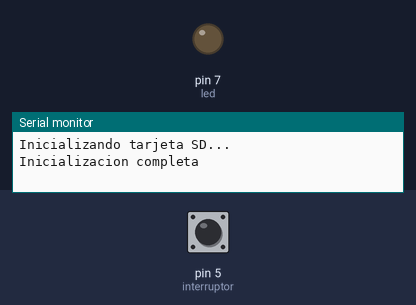
Bench run of a sketch on a simulated Arduino Uno, built with avr-gcc and run on an emulated ATmega328P. Parts: output pins drawn as LEDs (lit = HIGH), the last lines printed to the serial monitor. Dashed ring = blinking. The inputs (shaded band) are chosen by the test bench; at power-on: pin 5 (interruptor) LOW. Storage starts empty.

Above: at 1.2 s.
1.3 s: pin 5 (interruptor) pulled HIGH for 3.2 s
At 2.1 s:
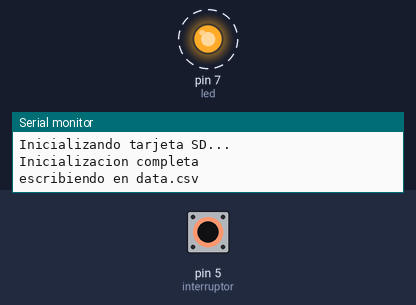
Timing chart, 0 to 6.8 s (numbered marks = the images above; inputs shaded):
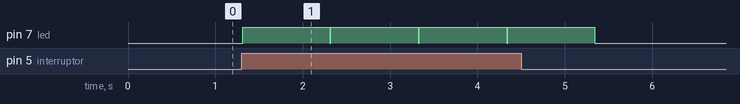

Measured:
- after the input at 1.3 s, pin 7 (led): alternates HIGH for 1.0 s and LOW for 0.01 s, 8 changes in all, then stays LOW, starting at once

The sketch:

sd_test.ino
```cpp
#include <SPI.h>
#include <SD.h>

File miArchivo;

#define interruptor 5
#define led 7

String nombreArchivo = "data.csv";

void setup()
{
  pinMode(interruptor, INPUT);
  pinMode(led, OUTPUT);

  Serial.begin(9600);
  while (!Serial)
  {
    ; // espera que se conecte el puerto serial (por USB)
  }

  Serial.println("Inicializando tarjeta SD...");

  if (!SD.begin(4))
  {
    Serial.println("¡Inicializacion fallida!");
    while (1)
      ;
  }
  Serial.println("Inicializacion completa");
}

void loop()
{
  byte lectura = digitalRead(interruptor);
  if (lectura == HIGH)
  {

    miArchivo = SD.open(nombreArchivo, FILE_WRITE);

    if (miArchivo)
    {
      Serial.println("escribiendo en " + nombreArchivo);
      miArchivo.println("probando,123,true,1.54");
      miArchivo.close();

      digitalWrite(led, HIGH);
      delay(1000);
      digitalWrite(led, LOW);

      Serial.println("¡Hecho!");
    }
    else
    {
      Serial.println("¡Error abriendo " + nombreArchivo);
    }
  }
}
```
